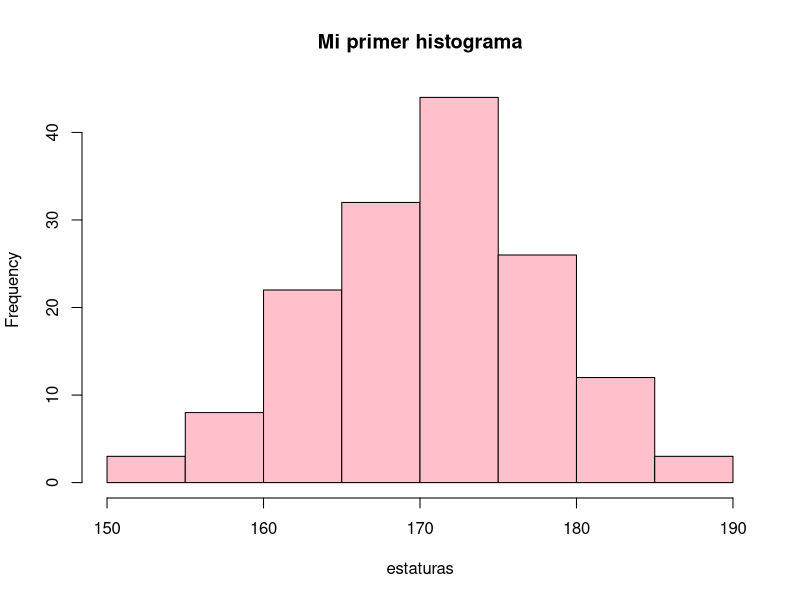

Write R code to recreate this figure.
#ejemplos de operaciones basicas
5 + 10
18 / 3

#creando variables
x <- 36

#operaciones con variables
x + 4

#creacion de un vector
edad <- c(15, 20, 17, 16)

#creacion de un vector aleatorio
estaturas <- rnorm(n=150, mean=170, sd=8)

#creacion de histograma a partir de vector
hist(estaturas, col='pink', main='Mi primer histograma')

#-------------------------------
# OPERACIONES BASICAS
#-------------------------------
+ 5
- (-3)
7 + 3
4 - 9
4 / 3
2 ^ 3

# Residuo de la division
9 %% 4

# Cociente
9 %/% 4

# usando vectores (misma cantidad de elementos)
z <- c(-6, 9, 8)
y <- c(-2, 2, 5)

x + y
x %/% y

# usando vectores de diferente cantidad de elementos
w <- c(10, 16, 15, 20, 40)
w %/% y

